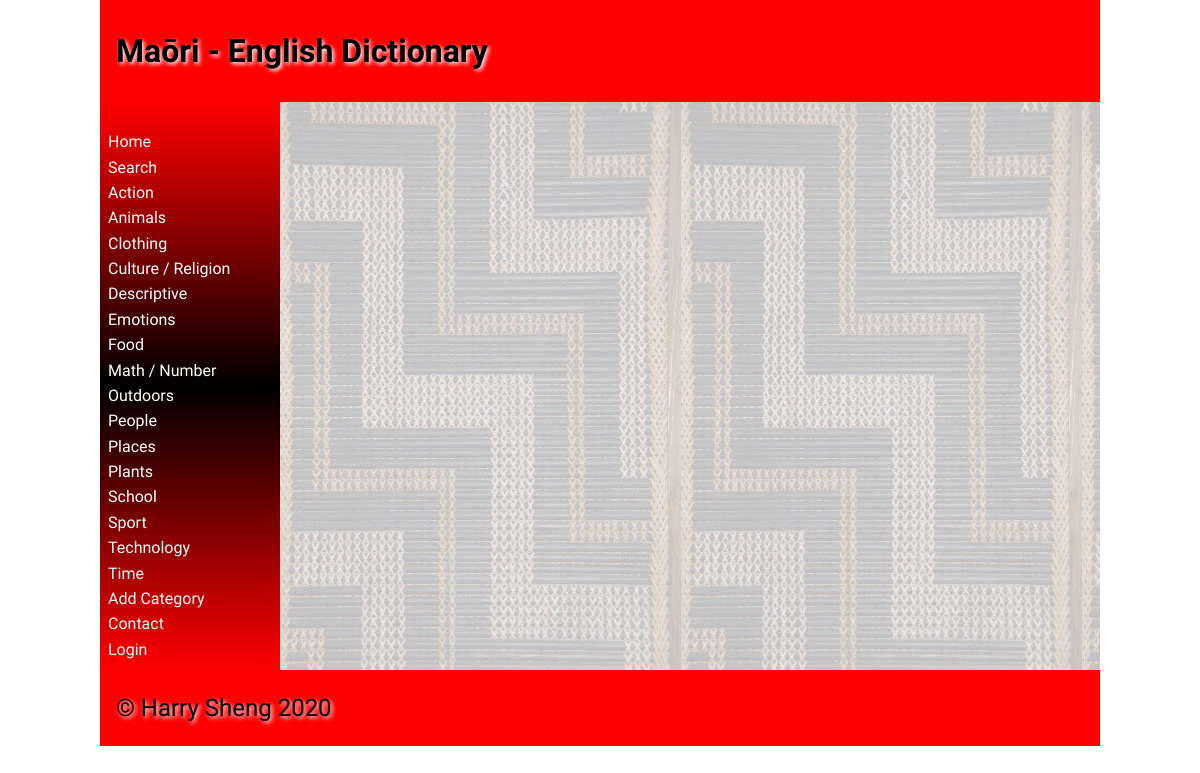
Page /word/312 on the earlier database version.
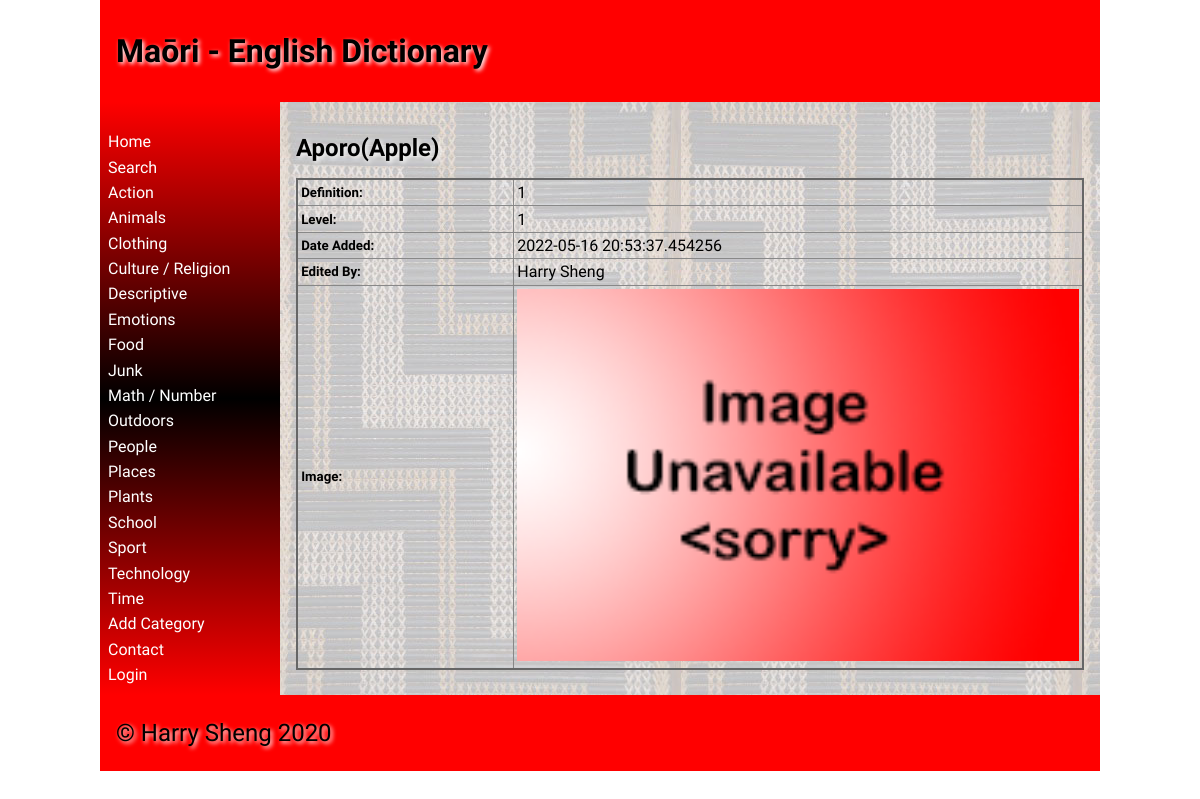
Same page on the later database version.
### tables this page shows
CREATE TABLE "categories"
(
	id integer
		constraint Dictionary_pk
			primary key autoincrement,
	category varchar(30)
);

CREATE TABLE "Words"
(
    id          integer
        constraint Words_pk
            primary key,
    maori       varchar(30),
    english     varchar(30),
    category    varchar(30),
    definition  varchar(300),
    level       integer(10),
    image       varchar(30),
    user_id     integer
        references User,
    timestamp   datatime,
    category_id integer
        constraint Words_category_id_fk
            references categories
, username varchar(30));

### app.py (the view, shortened to what this page needs)
@app.route('/word/<wordid>', methods=['POST', 'GET'])
def word(wordid):
    con = create_connection(DATABASE)
    query = "SELECT id, maori, english, definition, level, timestamp, user_id, image, username FROM Words WHERE id = ?"
    cur = con.cursor()
    cur.execute(query, (wordid,))
    words = cur.fetchall()
    con.close()
    return render_template('word.html', logged_in=is_logged_in(), categories=category_list(), words=words,
                           logged_in_teacher=is_logged_in_teacher())

### app.py (called while the page is built)
def create_connection(db_file):
    try:
        connection = sqlite3.connect(db_file)
        connection.execute('pragma foreign_keys=ON')
        return connection
    except Error as e:
        print(e)
    return None

def is_logged_in():
    if session.get("email") is None:  # if there is no email the user are not logged in
        print("not logged in")
        return False
    else:
        print("logged in")
        return True

def is_logged_in_teacher():
    if session.get("teacher") == "Y":  # if the user is the teacher
        print("logged in as teacher")
        return True
    else:
        print("logged in as student")
        return False

def category_list():
    con = create_connection(DATABASE)
    query = "SELECT id, category FROM categories ORDER BY category ASC"  # select category fom
    cur = con.cursor()
    cur.execute(query)
    category_list = cur.fetchall()
    cur.close()
    return category_list

### templates/word.html (shortened to what this page needs)
{% extends 'base.html' %}
{% block heading %}Maōri - English Dictionary{% endblock %}
{% block main %}
    {%  for word in words %}
    <h2>{{ word[1] }}({{ word[2] }}){% if logged_in_teacher %}<a href="/deleteword/{{ word[0]}}/{{ word[1] }}">- Delete Word</a>{% endif %}</h2>
    {% endfor %}
<table class="cart-table">
    {%  for word in words %}
    <thead>
    <tr>
        <td><h5>Definition:</h5></td>
        <td>{{ word[3] }}</td>
    </tr>
    <tr>
        <td><h5>Level:</h5></td>
        <td>{{ word[4] }}</td>
    </tr>
    <tr>
        <td><h5>Date Added:</h5></td>
        <td>{{ word[5] }}</td>
    </tr>
    <tr>
        <td><h5>Edited By:</h5></td>
        <td>{{ word[8] }}</td>
    </tr>
    <tr>
        <td><h5>Image:</h5></td>
        <td><img src="/static/images/{{ word[7] }}.jpg"  alt=""></td>
    </tr>
    </thead>
    {% endfor %}
</table>
{% endblock %}

### templates/base.html (shortened to what this page needs)
<!doctype html>
<html lang="en">
<head>
	<link href="{{ url_for('static', filename='css/style.css') }}" rel="stylesheet">
</head>
<body>
	<div id="container">
		<header>
			<h1>{% block heading %}{% endblock %}</h1>
		</header>
		<nav>
			<ul>
                <li><a href="\">Home</a></li>
                <li><a href="/search">Search</a></li>
                <div class="category">
                {% for category in categories %}
                <tr>
                    <li><a href="/category/{{ category[0]}}">{{ category[1]}}</a></li>
                </tr>
                {% endfor %}
                </div>
                <li><a href="/add_category">Add Category</a></li>
                <li><a href="/contact">Contact</a></li>
                {% if logged_in %}
                    <li><a href="/logout">Log Out(Logged as {{ session.first_name }})</a></li>
				{% else %}
                    <li><a href="/login">Login</a></li>
                {% endif %}
			</ul>
		</nav>
		<main>
            {% block main%}{% endblock %}
        </main>
		<footer>
			<p>
				&copy; Harry Sheng 2020
			</p>
		</footer>
	</div>
</body>
</html>

Differences in the rows shown:
added categories: category "Junk"
added Words: maori "Aporo", english "Apple", definition "1", level "1", timestamp "2022-05-16 20:53:37.454256", username "Harry Sheng", image (placeholder picture)
